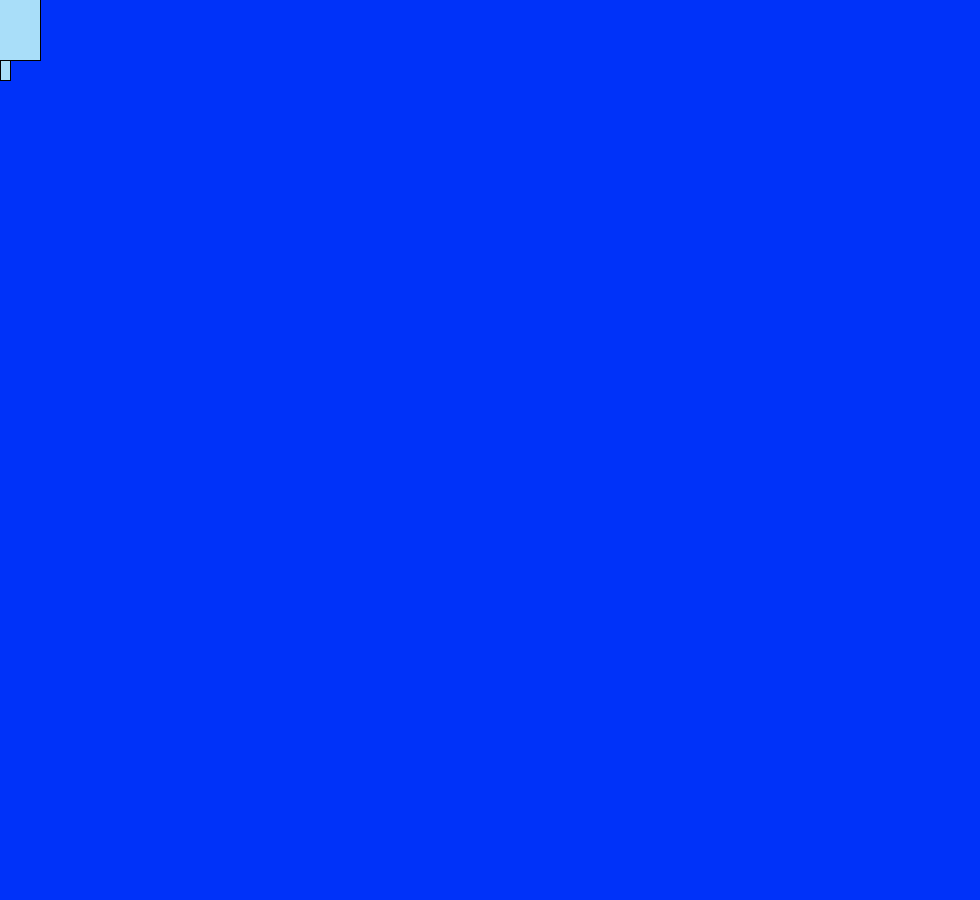
Frame 1 (no input)
Frame 60 (the mouse pressed at the canvas centre just before this capture): identical to frame 1, image omitted
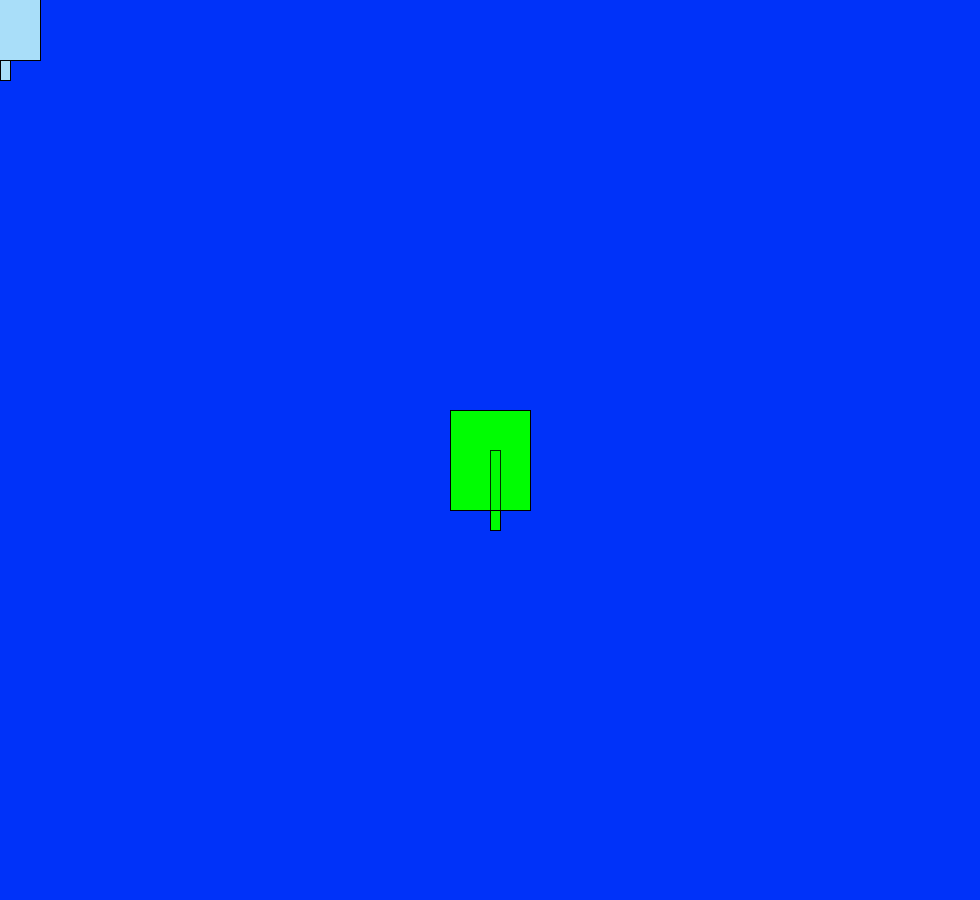
Frame 120 (the mouse held since frame 60 and released just before this capture)

The Processing sketch that drew these frames (run headless with seeded random() and noise(); from frame 60 on, the mouse is pressed at the canvas centre):

// Processing sketch: tutorial
// ── tutorial.pde
Boolean isFade = false;

void setup() {
  size(980, 900);
  background (0,50,249);
  noCursor();
}

void draw() {
  if (isFade){
    fill (0,50,249,40);
    rect(0,0,width,height);
  }
  if (mousePressed){
    fill(0,255,0,50);
  } else {
    fill(#A9DEF9);
  }
  rect(mouseX, mouseY, 10, 80);
   rect(mouseX-40, mouseY-40, 80, 100);
   fill(0,0,0,50);
}
